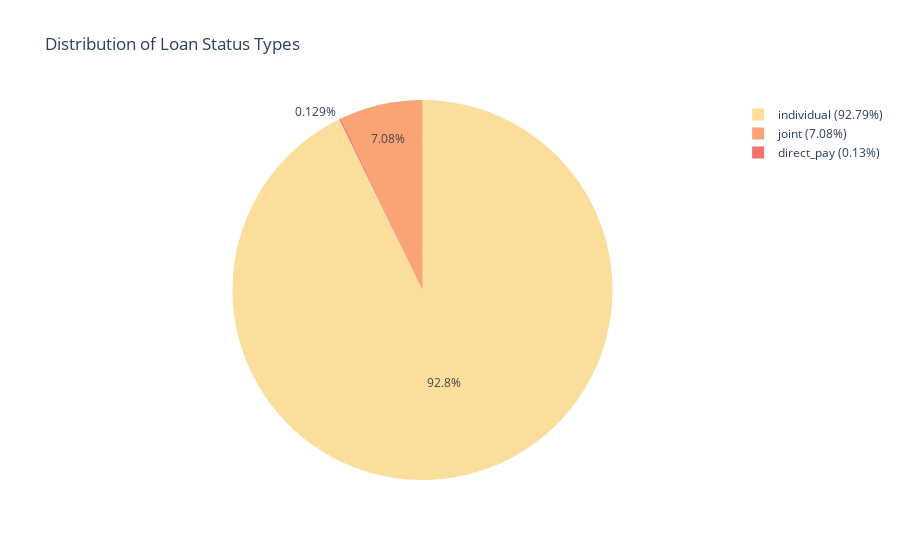

Notebook cell for this chart:
### Markdown cell above
### Pie chart of the Loan Types

### Code cell
# Assuming 'Loan Status' is a column in your DataFrame
type_counts = df['Type'].replace('joint app','joint').value_counts()
percentages = type_counts / type_counts.sum() * 100
# Create a pie chart using Plotly
labels = [f'{label} ({percent:.2f}%)' for label, percent in zip(type_counts.index, percentages)]
fig = px.pie(values=type_counts.values, names=labels, 
             title='Distribution of Loan Status Types', 
             color_discrete_sequence=px.colors.sequential.Sunsetdark, 
             hole=0) 

# Show the plot
fig.show()

### Figure 1 — Plotly figure (JSON) as saved in the notebook; plotly's stock layout.template omitted (floating-point values rounded to 4 significant figures)
{"data": [{"domain": {"x": [0, 1], "y": [0, 1]}, "hole": 0, "hovertemplate": "label=%{label}<br>value=%{value}<extra></extra>", "labels": ["individual (92.79%)", "joint (7.08%)", "direct_pay (0.13%)"], "legendgroup": "", "name": "", "showlegend": true, "type": "pie", "values": [25081, 1914, 35]}], "layout": {"autosize": true, "legend": {"tracegroupgap": 0}, "piecolorway": ["rgb(252, 222, 156)", "rgb(250, 164, 118)", "rgb(240, 116, 110)", "rgb(227, 79, 111)", "rgb(220, 57, 119)", "rgb(185, 37, 122)", "rgb(124, 29, 111)"], "title": {"text": "Distribution of Loan Status Types"}}}
